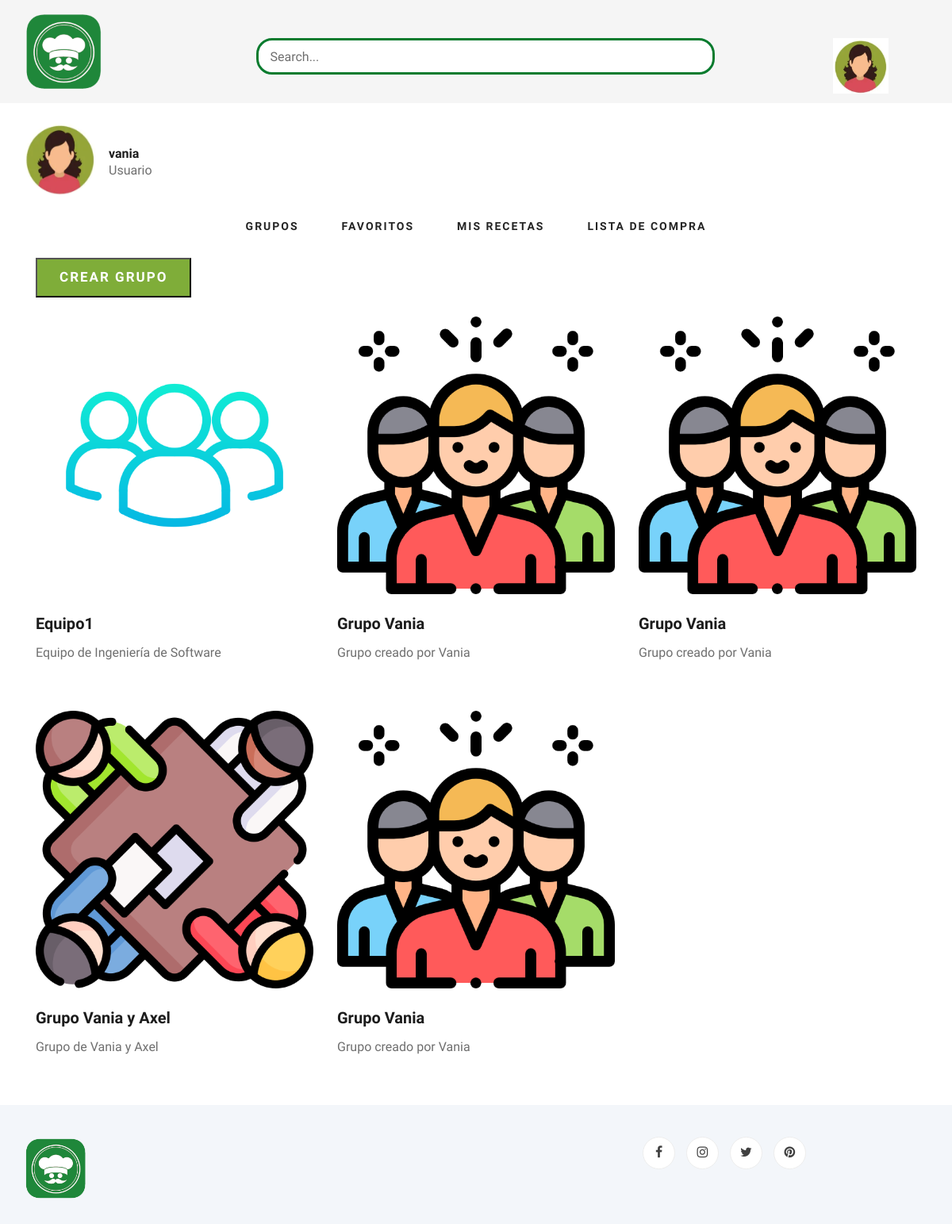
The page /perfil_grupos.php (signed in) on the database its author committed.
### tables this page shows
CREATE TABLE `usuario` (
  `idusuario` int(11) NOT NULL,
  `nombre_usuario` varchar(45) DEFAULT NULL,
  `correo_electronico` varchar(60) DEFAULT NULL,
  `contrasena` varchar(45) DEFAULT NULL,
  `imagen` varchar(50) DEFAULT NULL,
  `receta_favorita` varchar(45) DEFAULT NULL,
  `receta_mas_preparada` varchar(50) DEFAULT NULL,
  `receta_menos_preparada` varchar(50) DEFAULT NULL
);

CREATE TABLE `usuarios_grupos` (
  `id_usuario` int(11) NOT NULL,
  `id_grupo` int(11) NOT NULL
);

CREATE TABLE `grupos` (
  `idgrupo` int(11) NOT NULL,
  `nombre` varchar(45) NOT NULL,
  `descripcion` varchar(45) NOT NULL,
  `imagen_grupo` varchar(45) NOT NULL,
  `receta_preferida` int(11) DEFAULT NULL,
  `receta_mas_preparada` int(11) DEFAULT NULL,
  `receta_menos_preparada` int(11) DEFAULT NULL
);

### perfil_grupos.php (the view, shortened to what this page needs)
<?php
$conexion = mysqli_connect('localhost', 'root', '', 'ingsoft');
$ConsultaUsuario = "SELECT * FROM usuario WHERE idusuario = '".$_SESSION['id_usuario']."' ";
$ResultadoUsuario = mysqli_query($conexion, $ConsultaUsuario);
$ConsultaGrupos = "SELECT grupos.*, usuarios_grupos.*
FROM grupos
    LEFT JOIN usuarios_grupos ON usuarios_grupos.id_grupo = grupos.idgrupo
WHERE usuarios_grupos.id_usuario = '".$_SESSION['id_usuario']."' ";
$ResultadoGrupos = mysqli_query($conexion, $ConsultaGrupos);
?>
<!DOCTYPE html>
<html lang="zxx">
<head>
    <link rel="stylesheet" href="css/bootstrap.min.css" type="text/css">
    <link rel="stylesheet" href="css/font-awesome.min.css" type="text/css">
    <link rel="stylesheet" href="css/elegant-icons.css" type="text/css">
    <link rel="stylesheet" href="css/nice-select.css" type="text/css">
    <link rel="stylesheet" href="css/jquery-ui.min.css" type="text/css">
    <link rel="stylesheet" href="css/owl.carousel.min.css" type="text/css">
    <link rel="stylesheet" href="css/slicknav.min.css" type="text/css">
    <link rel="stylesheet" href="css/style.css" type="text/css">
</head>
<body>
    <header class="header">
        <div class="header__top">
        <div class="container">
            <div class="row">
                <div class="col-lg-3">
                    <div class="header__logo">
                        <a href="Home_Page.php"><img src="img/logo_blog_de_comdia.png" alt="" width="100px" height="100px" ></a>
                    </div>
                </div>
                <div class="col-lg-7"><br>
                    <nav class="header__menu">
                            <div class="blog__sidebar__search">
                                <form action="#">
                                    <input type="text" placeholder="Search...">
                                </form>
                            </div>
                    </nav>
                </div>
                <div class="col-lg-2">
                    <div class="header__cart">
                        <ul>
                            <li>
                                <nav class="header__menu">
                                    <ul>
                                        <?php
                                            if($usuario = mysqli_fetch_array($ResultadoUsuario)){
                                                echo "<li><img src='img/usuarios/".$usuario['imagen']."' width='70px' height='70px'></img>";
                                                echo"</li>";
                                            }
                                        ?>
                                    </ul>
                                </nav>
                            </li>
                        </ul>
                    </div>
                </div>
            </div>
        </div>
    </header>
    <br>
        <div class="container">
            <div class="row">
                <div class="col-lg-12">
                    <div class="blog__details__content">
                        <div class="row">
                            <div class="col-lg-12">
                                <div class="blog__details__author">
                                    <div class="blog__details__author__pic">
                                        <?php
                                            echo "<img src='img/usuarios/".$usuario['imagen']."' alt=''>";
                                        ?>
                                    </div>
                                    <div class="blog__details__author__text">
                                        <h6><?php echo $usuario['nombre_usuario'] ?></h6>
                                        <span>Usuario</span>
                                    </div>
                                </div>
                            </div>
                        </div>
                    </div>
                    <div class="col-lg-12">
                        <center>
                            <nav class="header__menu">
                                <ul>
                                    <li><a href="perfil_grupos.php" class="active">Grupos</a></li>
                                    <li><a href="perfil_favoritos.php">Favoritos</a></li>
                                    <li><a href="perfil_misrecetas.php">Mis Recetas</a></li>
                                    <li><a href="perfil_lista_compra.html">Lista de Compra</a></li>
                                </ul>
                            </nav>
                        </center>
                    </div>
                    <div class="col-lg-12">
                        <button type="submit" class="site.btn" onclick="window.modal.showModal();">CREAR GRUPO</button>
                    </div><br>
                    <div class="container">
                        <div class="row">
                            <?php
                            while($grupos = mysqli_fetch_array($ResultadoGrupos)){
                                echo "<div class='col-lg-4 col-md-4 col-sm-6'>";
                                    echo "<div class='blog__item'>";
                                        echo "<div class='blog__item__pic'>";
                                            echo "<img src='img/grupos/".$grupos['imagen_grupo']."'>";
                                        echo "</div>";
                                        echo "<div class='blog__item__text'>";
                                            echo "<h5><a href='vista_grupo.php?grupo=".$grupos['idgrupo']."'> ".$grupos['nombre']."</a></h5>";
                                            echo "<p>".$grupos['descripcion']."</p>";
                                        echo "</div>";
                                    echo "</div>";
                                echo "</div>";
                            }
                            ?>
                        </div>
                    </div>
                </div>
            </div>
        </div>
    <footer class="footer spad">
        <div class="container">
            <div class="row">
                <div class="col-lg-3 col-md-6 col-sm-6">
                    <div class="footer__about">
                        <div class="footer__about__logo">
                            <a href="./index.html"><img src="img/logo_blog_de_comdia.png" alt="" width="80"></a>
                        </div>
                    </div>
                </div>
                <div class="col-lg-4 col-md-6 col-sm-6 offset-lg-1">
                </div>
                <div class="col-lg-4 col-md-12">
                    <div class="footer__widget">
                        <div class="footer__widget__social">
                            <a href="#"><i class="fa fa-facebook"></i></a>
                            <a href="#"><i class="fa fa-instagram"></i></a>
                            <a href="#"><i class="fa fa-twitter"></i></a>
                            <a href="#"><i class="fa fa-pinterest"></i></a>
                        </div>
                    </div>
                </div>
            </div>
        </div>
    </footer>
</body>
</html>

### css/style.css (style rules this page uses)
html, body { height: 100%; font-family: "Cairo", sans-serif; -webkit-font-smoothing: antialiased; font-smoothing: antialiased; }
h1, h2, h3, h4, h5, h6 { margin: 0; color: #111111; font-weight: 400; font-family: "Cairo", sans-serif; }
h5 { font-size: 18px; }
h6 { font-size: 16px; }
p { font-size: 16px; font-family: "Cairo", sans-serif; color: #6f6f6f; font-weight: 400; line-height: 26px; margin: 0 0 15px 0; }
img { max-width: 100%; }
ul, ol { padding: 0; margin: 0; }
.spad { padding-top: 100px; padding-bottom: 100px; }
.header__top { background: #f5f5f5; height: 130px; }
.header__logo { padding: 15px 0; }
.header__logo a { display: inline-block; }
.header__menu { padding: 24px 0; }
.header__menu ul li { list-style: none; display: inline-block; margin-right: 50px; position: relative; }
.header__menu ul li:last-child { margin-right: 0; }
.header__menu ul li a { font-size: 14px; color: #252525; text-transform: uppercase; font-weight: 700; letter-spacing: 2px; -webkit-transition: all, 0.3s; -moz-transition: all, 0.3s; -ms-transition: all, 0.3s; -o-transition: all, 0.3s; transition: all, 0.3s; padding: 5px 0; display: block; }
.header__cart { text-align: right; padding: 24px 0; }
.header__cart ul { display: inline-block; margin-right: 25px; }
.header__cart ul li { list-style: none; display: inline-block; margin-right: 15px; }
.header__cart ul li:last-child { margin-right: 0; }
.blog__item { margin-bottom: 60px; }
.blog__item__pic img { min-width: 100%; }
.blog__item__text { padding-top: 25px; }
.blog__item__text h5 { margin-bottom: 12px; }
.blog__item__text h5 a { font-size: 20px; color: #1c1c1c; font-weight: 700; }
.blog__item__text p { margin-bottom: 25px; }
.blog__sidebar__search { margin-bottom: 0px; }
.blog__sidebar__search form { position: relative; }
.blog__sidebar__search form input { width: 578px; height: 46px; font-size: 16px; color: #087b2e; padding-left: 15px; border: 3px solid #087b2e; border-radius: 20px; }
.blog__sidebar__search form input::placeholder { color: #6f6f6f; }
.blog__details__author__pic { float: left; margin-right: 15px; }
.blog__details__author__pic img { height: 92px; width: 92px; border-radius: 50%; }
.blog__details__author__text { overflow: hidden; padding-top: 30px; }
.blog__details__author__text h6 { color: #1c1c1c; font-weight: 700; }
.blog__details__author__text span { font-size: 16px; color: #6f6f6f; }
.footer { background: #F3F6FA; padding-top: 40px; padding-bottom: 0px; }
.footer__about { margin-bottom: 30px; }
.footer__about__logo { margin-bottom: 15px; }
.footer__about__logo a { display: inline-block; }
.footer__widget { margin-bottom: 30px; overflow: hidden; }
.footer__widget .footer__widget__social a { display: inline-block; height: 41px; width: 41px; font-size: 16px; color: #404040; border: 1px solid #ededed; border-radius: 50%; line-height: 38px; text-align: center; background: #ffffff; -webkit-transition: all, 0.3s; -moz-transition: all, 0.3s; -ms-transition: all, 0.3s; -o-transition: all, 0.3s; transition: all, 0.3s; margin-right: 10px; }
.footer__widget .footer__widget__social a:last-child { margin-right: 0; }
@media only screen and (min-width: 1200px) { .container { max-width: 1170px; } }

### perfil_grupos.php (style rules this page uses)
button { display: inline-block; font-size: 17px; padding: 10px 28px 10px; color: #ffffff; text-transform: uppercase; font-weight: 700; background: #7fad39; letter-spacing: 2px; }

### rows shown on the page
usuario: imagen (picture), nombre_usuario "vania"
usuarios_grupos: id_grupo.imagen_grupo (picture), id_grupo.nombre "Equipo1", id_grupo.descripcion "Equipo de Ingeniería de Software"
usuarios_grupos: id_grupo.imagen_grupo (picture), id_grupo.nombre "Grupo Vania", id_grupo.descripcion "Grupo creado por Vania"
usuarios_grupos: id_grupo.imagen_grupo (picture), id_grupo.nombre "Grupo Vania", id_grupo.descripcion "Grupo creado por Vania"
usuarios_grupos: id_grupo.imagen_grupo (picture), id_grupo.nombre "Grupo Vania y Axel", id_grupo.descripcion "Grupo de Vania y Axel"
usuarios_grupos: id_grupo.imagen_grupo (picture), id_grupo.nombre "Grupo Vania", id_grupo.descripcion "Grupo creado por Vania"
